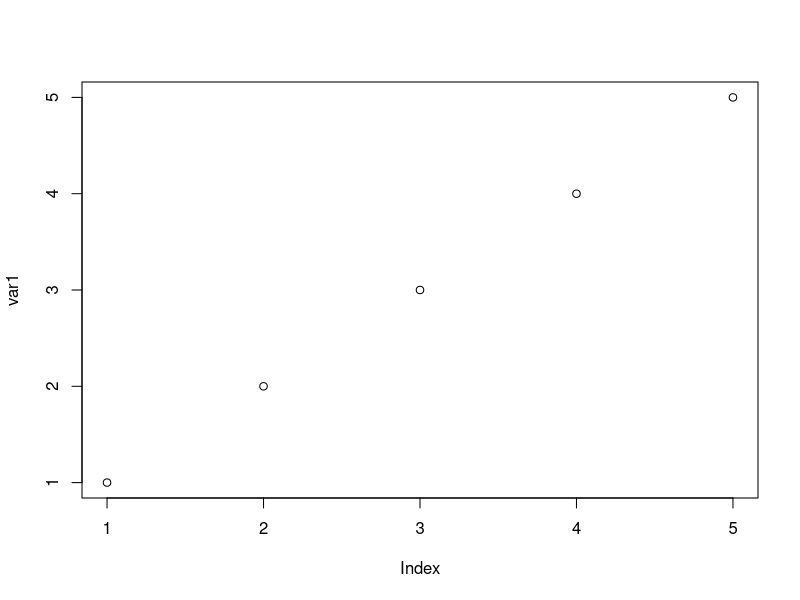
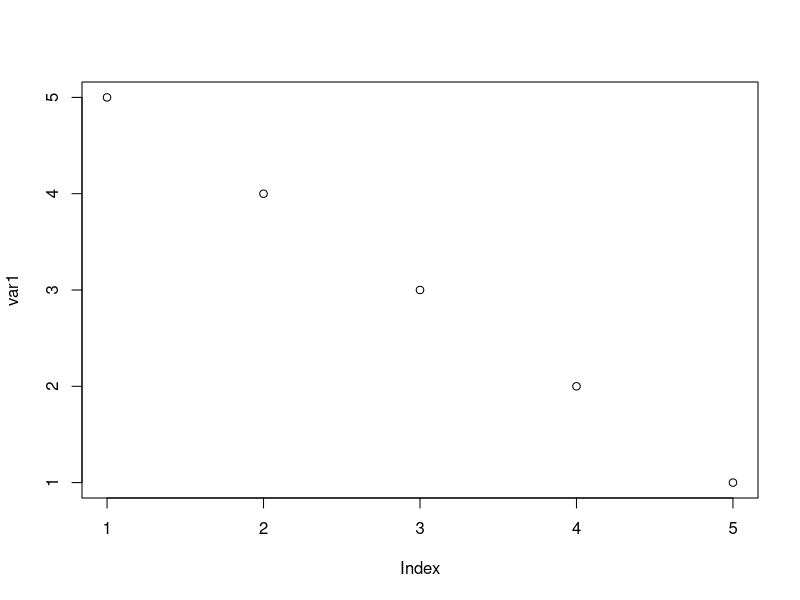
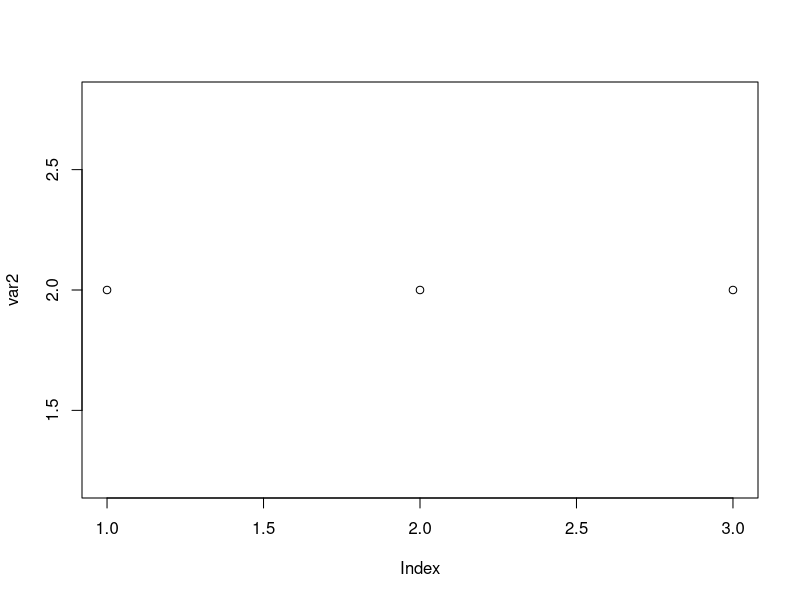
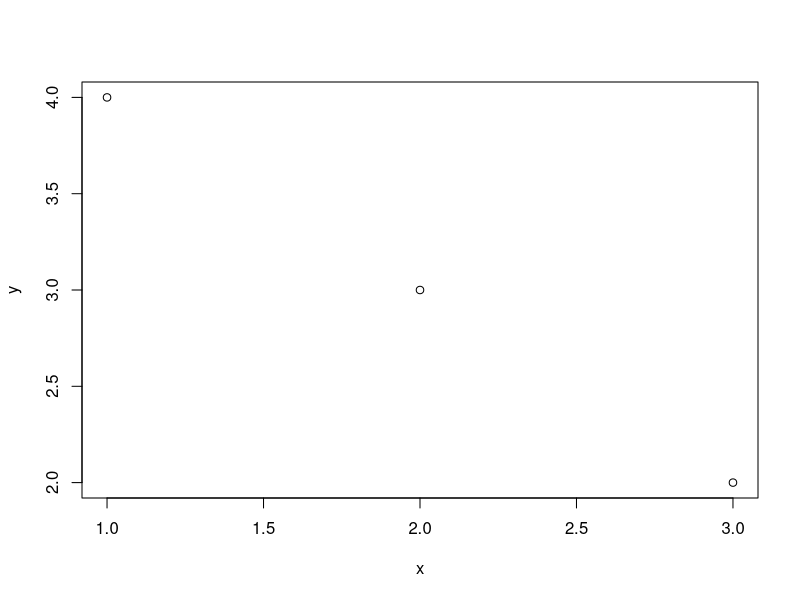
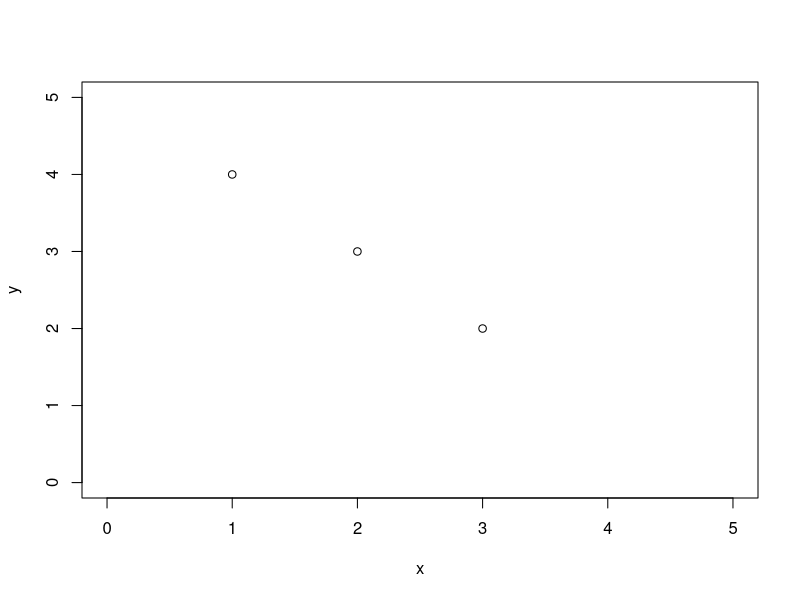
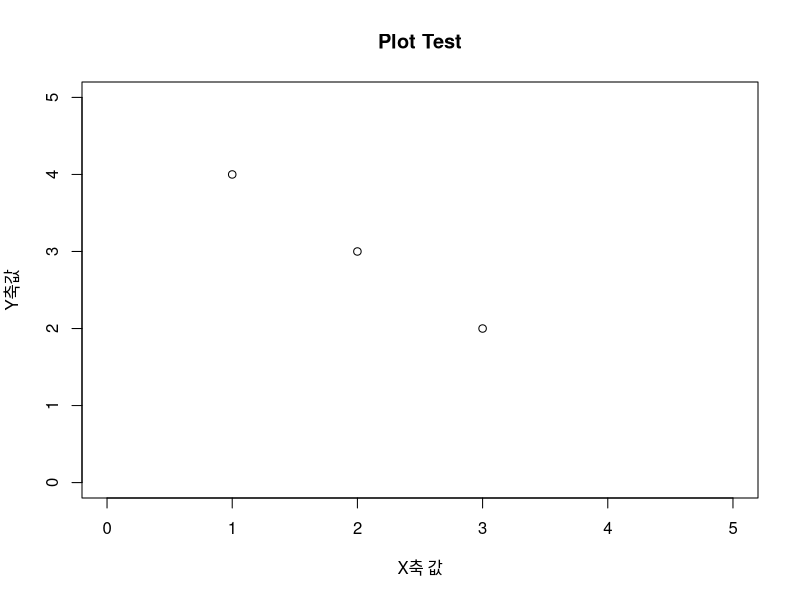
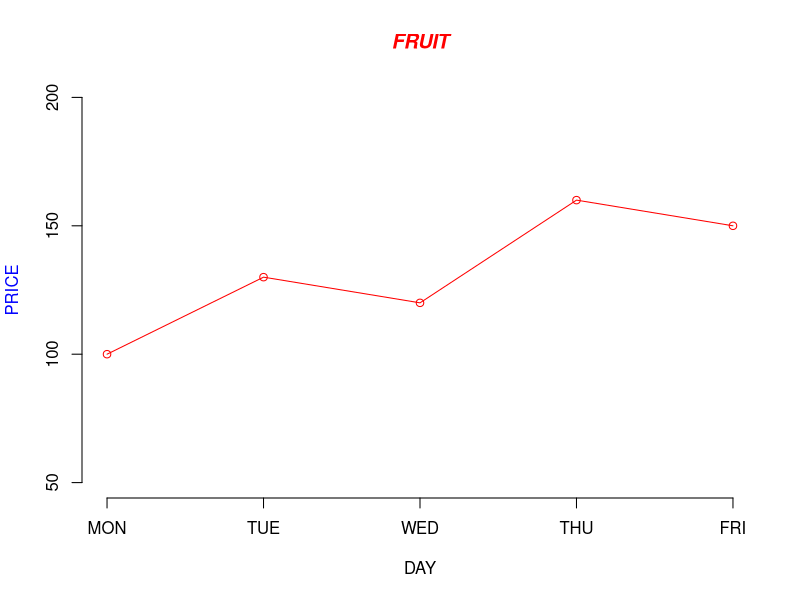
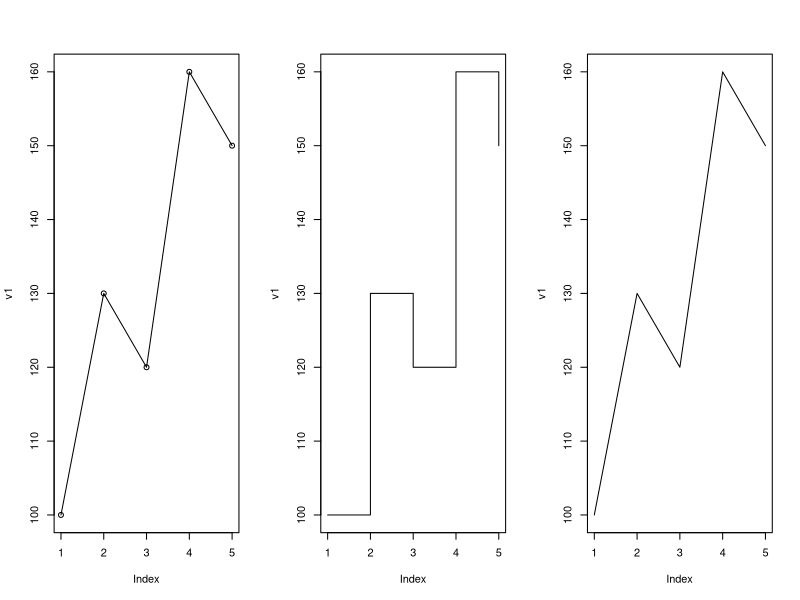

Here is the R script that generated these plots, in order:
# 그래픽 기초
setwd("d:/workspace/TIL/R_Data_Analysis/Part4")

var1 <- c(1:5)
plot(var1)
var1 <- c(5:1)
plot(var1)
var2 <- c(2,2,2)
plot(var2)
x <- 1:3 
y <- 4:2
plot(x,y)
plot(x, y, xlim = c(0, 5), ylim = c(0, 5))
plot(x, y, xlim = c(0, 5), ylim = c(0, 5), xlab = "X축 값", ylab = "Y축값", main = "Plot Test")

v1 <- c(100,130,120,160,150)
plot(v1,type = 'o', col='red', ylim = c(50, 200),axes = FALSE, ann = FALSE)
axis(1,at=1:5, lab=c("MON","TUE","WED","THU","FRI"))
axis(2,ylim=c(50,200))
title(main="FRUIT",col.main="red",font.main=4)
title(xlab = "DAY", col.lab="black")
title(ylab = "PRICE", col.lab="blue")

par(mfrow=c(1,3))
plot(v1,type = "o")
plot(v1,type = "s")
plot(v1,type = "l")

par(mfrow=c(1,3))
pie(v1)
plot(v1,type = "o")
barplot(v1)

par(mfrow=c(1,1))
a <- c(1,2,3)
plot(a,xlab="aaa")

par(mgp=c(0,1,0))      # mgp=c(제목위치,지표값위치,지표선위치)
plot(a,xlab="aaa")
par(mgp=c(3,1,0))   
plot(a,xlab="aaa")
par(mgp=c(3,2,0))   
plot(a,xlab="aaa")
par(mgp=c(3,2,1)) 
plot(a,xlab="aaa")

par(oma=c(2,1,0,0))
plot(a,xlab="aaa")
par(oma=c(0,2,0,0))

par(mfrow=c(1,1))
v1<-c(1:5)
v2<-c(5:1)
v3<-c(3:7)
plot(v1,type='s',col='red',ylim = c(1,10))
par(new=T)
plot(v2,type='o',col = 'blue', ylim = c(1,10))
par(new =T)
plot(v3,type = 'l',col = 'green', ylim = c(1,10))
par(mgp=c(3,1,0))
legend(4,10,c("v1","v2","v3"),cex = 0.9, col = c('red','blue','green'), lty = 1)

x<-c(1:5)
barplot(x)
barplot(x,horiz = T)
barplot(x,beside = T)

x<-matrix(c(5,4,3,2),2,2)
barplot(x,beside = T,names = c(5,3),col = c("green","yellow"))
barplot(x,names = c(5,3),col = c("green","yellow"), ylim = c(0,12))
barplot(x, beside = T, names = c(5,3),col = c("green","yellow"), horiz = T)

x<-matrix(c(5,4,3,2),2,2)
par(oma = c(1,0.5,1,0.5))     # 하, 좌, 상, 우
barplot(x, names = c(5,3), beside = T,col = c("green","yellow"), horiz = T)
barplot(x, beside = T, names = c(5,3),col = c("green","yellow"))
barplot(x, names = c(5,3),col = c("green","yellow"), horiz = T,
        xlim = c(0,10))

par(oma=c(0,0,0,0))
v1 <- c(100,120,140,160,180)
v2 <- c(120,130,150,140,170)
v3 <- c(140,170,120,110,160)
qty <- data.frame(BANANA=v1, CHERRY=v2, ORANGE=v3)
qty
barplot(as.matrix(qty), main = "FRUIT's Sales QTY",
        beside = T, col = rainbow(nrow(qty)), ylim = c(0,400))
legend(14, 400, c("MON","TUE","WED","THU","FIR"), cex = 0.8, 
       fill = rainbow(nrow(qty)))

barplot(t(qty),main = "Fruits Sales QTY", ylim = c(0,900),
        col = rainbow(length(qty)), space=0.1, cex.axis=0.8, las = 1,
        names.arg=c("MON","TUE","WED","THU","FRI"), cex=0.8)
legend(0.2,800,names(qty),cex=0.7,fill = rainbow(length(qty)))
t(qty)
qty

peach <- c(180,200,250,198,170)
colors <- c()
for (i in 1:length(peach))
{ if (peach[i] >= 200)
{ colors <- c(colors,"red")}
  else if ( peach[i] >= 180 )
  {colors <- c(colors,"yellow")}
  else
  {colors <- c(colors,"green")}
}
barplot(peach, main="Peach Sales QTY", names.arg = c("MON","TUE","WED","THU","FRI"), col=colors)

height <- c(182,175,167,172,163,178,181,166,159,155)
par(mfrow = c(1,2))
barplot(height, main = "Barplot of height")
hist(height)

par(mfrow = c(1,1))
p1 <- c(10,20,30,40)
pie(p1, radius = 1)
pie(p1, radius=1, init.angle = 90)
pie(p1, radius=1, init.angle = 90, col=rainbow(length(p1)),
    label=c("Week 1","Week 2","Week 3","Week 4"))
pct <- round(p1/sum(p1) * 100, 1)
pct
lab <- paste(pct, "%")
lab
pie(p1, radius = 1, init.angle=90, col=rainbow(length(p1)), labels=lab)
legend(1,0.9,c("Week 1","Week 2","Week 3","Week 4"), cex=0.5, fill=rainbow(length(p1)))

pct <- round(p1/sum(p1) * 100, 1)
lab1 <- c("Week 1","Week 2","Week 3","Week 4")
lab2 <- paste(lab1,"\n",pct, " % ")
pie(p1, radius=1, init.angle = 90, col = rainbow(length(p1)),label=lab2)

install.packages("plotrix")
library(plotrix)
p1 <- c(10,20,30,40,50)
f_day <- round(p1/sum(p1)*100, 1)
f_label <- paste(f_day, " % ")
pie3D(p1,main="3D Pie Chart", col=rainbow(length(p1)),
      cex=0.5,labels = f_label, explode=0.05)
legend(0.5,1,c("MON","TUE","WED","THU","FRI"),cex=0.6, fill=rainbow(length(p1)))

v1 <- c(10,12,15,11,20)
v2 <- c(5,7,15,8,9)
v3 <- c(11,20,15,18,13)
boxplot(v1,v2,v3) 
boxplot(v1,v2,v3,col = c("blue","yellow","pink"),
        names = c("Blue","Yellow","Pink"),
        horizontal = T)
